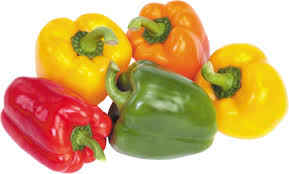
#> input picture peppers.jpeg, 289 x 174 px
$ jupyter execute prg2.ipynb
#> lines starting #> are read from the running program, lines starting #| are printed output that depends on the picture
[cell 1]
import cv2
import numpy as np
import matplotlib.pyplot as plt

# 1. Read an in-built RGB image
img = cv2.imread(cv2.samples.findFile('peppers.jpeg'))
#> img is the input picture: shape (174, 289, 3); mean B, G, R 118.7, 176.1, 212.2
if img is None:
    raise FileNotFoundError("Image not found. Replace 'lena.jpg' with your own image file path.")

# Convert from BGR → RGB for correct display
img = cv2.cvtColor(img, cv2.COLOR_BGR2RGB)

# Convert to grayscale
gray_img = cv2.cvtColor(img, cv2.COLOR_RGB2GRAY)
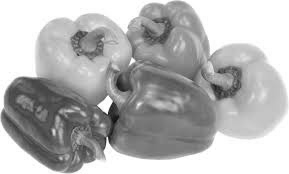
#> gray_img: shape (174, 289); min 12, max 255, mean 180.4

plt.figure(figsize=(12, 8))

# 1. Original RGB image
plt.subplot(2, 3, 1)
plt.imshow(img)
plt.title('Original RGB Image')
plt.axis('off')

# 2. Points (marking specific pixels)
plt.subplot(2, 3, 2)
plt.imshow(gray_img, cmap='gray')
plt.scatter(100, 150, c='r', s=100, label='Red Point')   # red point
plt.scatter(200, 250, c='g', s=100, label='Green Point') # green point
plt.title('Primitives: Points')
plt.legend(loc='lower right')
plt.axis('off')

# 3. Lines
plt.subplot(2, 3, 3)
plt.imshow(gray_img, cmap='gray')
plt.plot([50, 200], [50, 200], color='y', linewidth=3)   # diagonal line
plt.plot([30, 250], [200, 200], color='c', linewidth=3)  # horizontal line
plt.title('Primitives: Lines')
plt.axis('off')

# 4. Curves
plt.subplot(2, 3, 4)
plt.imshow(gray_img, cmap='gray')
theta = np.linspace(0, 2 * np.pi, 100)
x = 150 + 50 * np.cos(theta)
y = 150 + 50 * np.sin(theta)
plt.plot(x, y, color='m', linewidth=2)
plt.title('Primitives: Curves')
plt.axis('off')

# 5. Surfaces (3D intensity surface of grayscale image)
# 5. Surfaces (3D intensity surface of grayscale image)
ax = plt.subplot(2, 3, (5, 6), projection='3d')
X = np.arange(0, gray_img.shape[1])
#> X = 289 values from 0 to 288
Y = np.arange(0, gray_img.shape[0])
#> Y = 174 values from 0 to 173
X, Y = np.meshgrid(X, Y)
Z = gray_img.astype(float)

# Downsample for faster plotting
ds = max(1, gray_img.shape[0] // 120)  # adjust divisor to trade speed vs detail
#> ds = 1
Xs = X[::ds, ::ds]
Ys = Y[::ds, ::ds]
Zs = Z[::ds, ::ds]

ax.plot_surface(Xs, Ys, Zs, cmap='jet', linewidth=0, antialiased=False)
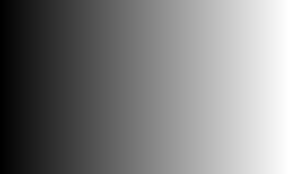
#> Xs: shape (174, 289) int64; min 0, max 288, mean 144; drawn with min black and max white
ax.set_title('Primitives: Surface (Intensity) - downsampled')
ax.set_xlabel('X')
ax.set_ylabel('Y')
ax.set_zlabel('Intensity')

plt.tight_layout()
plt.show()
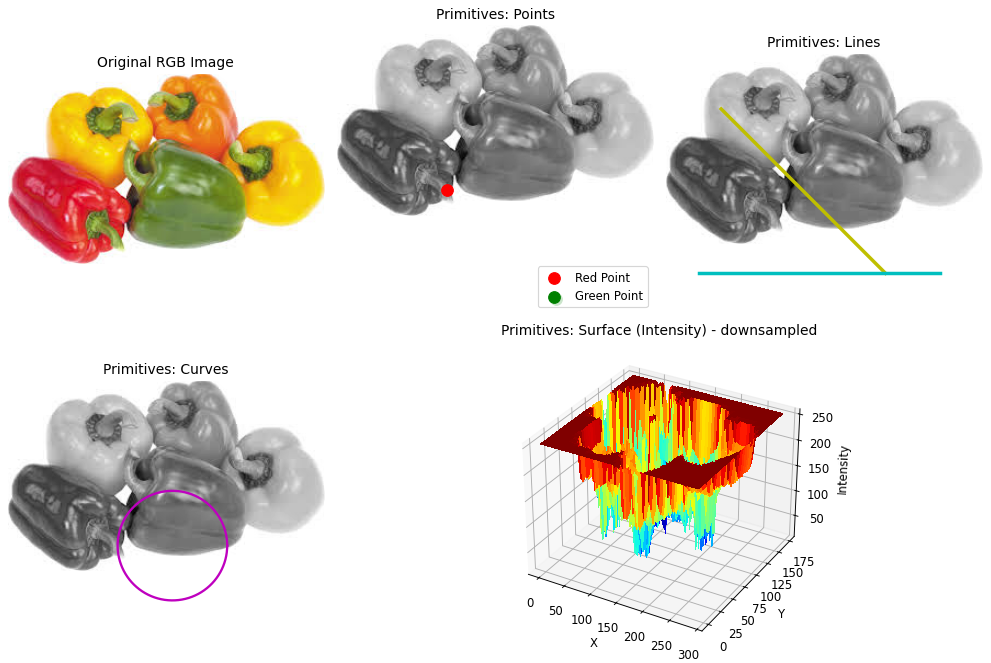
#> figure drawn by matplotlib, 5 panels
